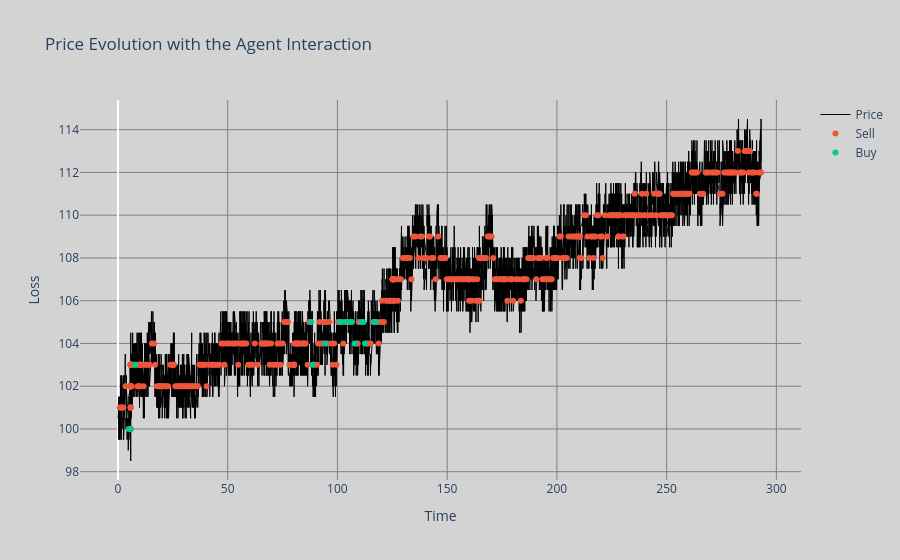
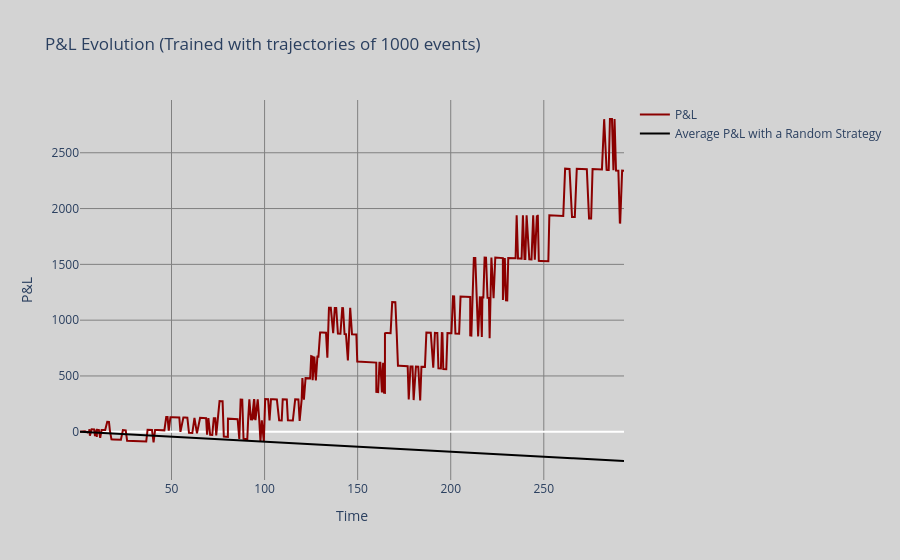

The notebook cell these images were saved under, in order:
### Markdown cell above
We then test our agent in a random simulation of NB_EVENT_SIM events.

### Code cell
NB_EVENT_SIM = 10000
agent.test(NB_EVENT_SIM, frequency_action = FREQUENCY_ACTION)

### Figure 1 — Plotly figure (JSON) as saved in the notebook; plotly's stock layout.template omitted (floating-point values rounded to 4 significant figures; data arrays with more than 128 entries replaced by an {"elided": "..."} marker saying what was removed)
{"data": [{"line": {"color": "black", "width": 1}, "mode": "lines", "name": "Price", "type": "scatter", "x": {"elided": "10020 float values"}, "y": {"elided": "10020 float values"}}, {"mode": "markers", "name": "Sell", "type": "scatter", "x": {"elided": "484 float values"}, "y": {"elided": "484 int values"}}, {"mode": "markers", "name": "Buy", "type": "scatter", "x": [4.926, 5.809, 7.711, 88.01, 88.7, 94.39, 101.1, 101.9, 104.5, 105.8, 106.6, 107.8, 110.8, 111.9, 112.5, 116.8, 117.5], "y": [100, 100, 103, 105, 103, 104, 105, 105, 105, 105, 105, 104, 105, 105, 104, 105, 105]}], "layout": {"paper_bgcolor": "#D3D3D3", "plot_bgcolor": "#D3D3D3", "title": {"text": "Price Evolution with the Agent Interaction"}, "xaxis": {"gridcolor": "#808080", "showgrid": true, "title": {"text": "Time"}}, "yaxis": {"gridcolor": "#808080", "showgrid": true, "title": {"text": "Loss"}}}}

### Figure 2 — Plotly figure (JSON) as saved in the notebook; plotly's stock layout.template omitted (floating-point values rounded to 4 significant figures; data arrays with more than 128 entries replaced by an {"elided": "..."} marker saying what was removed)
{"data": [{"line": {"color": "darkred", "width": 2}, "mode": "lines", "name": "P&L", "type": "scatter", "x": {"elided": "501 float values"}, "y": {"elided": "501 float values"}}, {"line": {"color": "black", "width": 2}, "mode": "lines", "name": "Average P&L with a Random Strategy", "type": "scatter", "x": {"elided": "501 float values"}, "y": {"elided": "501 float values"}}], "layout": {"paper_bgcolor": "#D3D3D3", "plot_bgcolor": "#D3D3D3", "title": {"text": "P&L Evolution (Trained with trajectories of 1000 events)"}, "xaxis": {"gridcolor": "#808080", "showgrid": true, "title": {"text": "Time"}}, "yaxis": {"gridcolor": "#808080", "showgrid": true, "title": {"text": "P&L"}}}}
